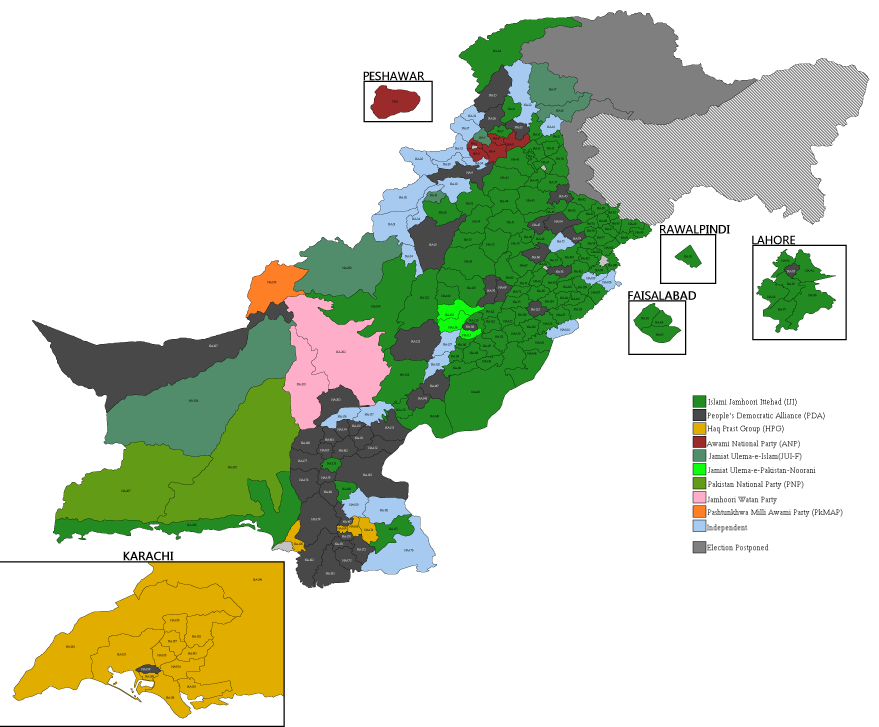
#> input picture data/sources/Pakistan_General_election_1990.png, 3516 x 2908 px, found by its file name (shown at 1/4 size); its folder holds only this picture in this run
$ python audit_207_identity.py
#> lines starting #> are read from the running program, lines starting #| are printed output that depends on the picture; after the words box and inside, x2 and y2 are one past the last pixel; in counts of white or black regions, pixels touching at a corner belong together
### scripts/digitise/map_labels.py
#!/usr/bin/env python3
"""
Read the NA labels printed on the labelled Commons election maps (1990, 1993,
1997) exactly, without OCR.

The labels are set in a 9-px bitmap font of 13 glyphs (N, A, hyphen, 0-9) with
1-px strokes, and every glyph is a separate ink component, so each one is
looked up in a table. This reads all 210 labels on each of the three maps;
NA-39 wraps onto two lines and is joined.

    from map_labels import read_labels
    words = read_labels(rgb_array)   # [{'na', 'text', 'bbox', 'cx', 'cy'}, ...]
"""
import re
import numpy as np
from scipy import ndimage

# 9 px tall, 1 px strokes. Identical on the 1990, 1993 and 1997 maps.
FONT = {
    'N': ['##...###', '.#....#.', '.##...#.', '.#.#..#.', '.#..#.#.', '.#..#.#.', '.#...##.', '.#....#.', '###...#.'],
    'A': ['....#....', '....#....', '...#.#...', '...#.#...', '..#...#..', '..#####..', '.#.....#.', '.#.....#.', '###...###'],
    '-': ['##'],
    '1': ['.#.', '##.', '.#.', '.#.', '.#.', '.#.', '.#.', '.#.', '###'],
    '2': ['.###.', '#...#', '....#', '....#', '...#.', '...#.', '..#..', '.#..#', '#####'],
    '3': ['.###.', '#...#', '....#', '...#.', '..##.', '....#', '....#', '....#', '####.'],
    '4': ['....#.', '...##.', '..#.#.', '..#.#.', '.#..#.', '#...#.', '######', '....#.', '....#.'],
    '5': ['..###', '..#..', '.##..', '...#.', '....#', '....#', '....#', '...#.', '###..'],
    '6': ['..###', '.#...', '#....', '#.##.', '##..#', '#...#', '#...#', '#...#', '.###.'],
    '7': ['#####', '#...#', '...#.', '...#.', '...#.', '..#..', '..#..', '..#..', '.#...'],
    '8': ['.###.', '#...#', '#...#', '.#.#.', '..#..', '.#.#.', '#...#', '#...#', '.###.'],
    '9': ['.###.', '#...#', '#...#', '#...#', '#...#', '.####', '...#.', '..#..', '##...'],
    '0': ['.###.', '#...#', '#...#', '#...#', '#...#', '#...#', '#...#', '#...#', '.###.'],
}
_GLYPH = {}
for ch, rows in FONT.items():
    bm = np.array([[c == '#' for c in r] for r in rows])
    _GLYPH[(bm.shape, bm.tobytes())] = ch


# [41 lines left out: function read_labels, not called in this run]

### scripts/digitise/read_labelled_map.py
#!/usr/bin/env python3
"""
Segment a labelled Commons election map into constituency regions, then OCR the
NA number printed inside each one.

Regions are flat-filled and separated by dark borders, so connected components
of near-uniform colour give the constituencies. The printed label is the join
key, so no georeferencing is needed to compare against our own results.
"""
import sys, re, json, collections
import numpy as np
from PIL import Image
from scipy import ndimage
import pytesseract

DARK = 200          # sum(rgb) below this is border / text / background

def quantise(a, step=24):
    return (a.astype(int) // step * step).astype(np.uint8)

def segment(path, min_area=160):
    im = Image.open(path).convert('RGB')
    a = np.asarray(im)
    H, W = a.shape[:2]
    lum = a.astype(int).sum(2)
    ink = lum < DARK                      # borders, text, black background
    q = quantise(a)
    key = (q[:, :, 0].astype(np.int32) << 16) | (q[:, :, 1].astype(np.int32) << 8) | q[:, :, 2]
    key[ink] = -1

    regions = []
    for colour in np.unique(key):
        if colour < 0: continue
        m = key == colour
        if m.sum() < min_area: continue
        lab, n = ndimage.label(m)
        for i, sl in enumerate(ndimage.find_objects(lab), start=1):
            comp = (lab[sl] == i)
            area = int(comp.sum())
            if area < min_area: continue
            ys, xs = sl
            cols = a[sl][comp]
            regions.append({'bbox': (xs.start, ys.start, xs.stop, ys.stop),
                            'area': area, 'mask_slice': sl, 'comp': comp,
                            'fill': np.median(cols, axis=0).astype(int)})
    return im, a, ink, regions

# [62 lines left out: functions ocr_region, main, not called in this run]

# [2 lines that do not run on import are left out]

### scripts/boundaries/audit_207_identity.py
#!/usr/bin/env python3
"""
Check the seat numbers of the 207-seat layer against the NA labels printed on
the Commons maps it was traced from.

Each seat of the merged trace (na_207seat_1985-1997_traced.geojson, the input
to tessellate_207.py) is one region of the 1990, 1993 or 1997 map. In the
shipped pipeline (trace_commons_full.py) the number on that region came from
tesseract or, where tesseract read nothing usable, from elimination or
north-to-south pairing inside the district. The labels are set in a 13-glyph
bitmap font, so scripts/digitise/map_labels.py reads every one exactly. This
script finds the region each seat was traced from and compares.

Linking a shipped seat to its region needs no new fitting:

  main map  the shipped quadratic warp is cached (data/wip/trace/
            ge<year>_poly.npy). A region is the seat's source if its outline,
            traced and warped as trace_commons_full.py does it, matches the
            seat's merged geometry (IoU >= 0.9; all links come out at 1.000).
  boxes     the shipped inset affines were not saved, so each box's affine is
            recovered from its tesseract-labelled regions in the committed
            na_traced2_<year>.geojson (outline centroid -> feature centroid,
            least squares) and used the same way. The Peshawar and Rawalpindi
            boxes hold one seat each and are linked by their label.
  cities    a layer built by fix_207seat_identity.py draws the seats of Lahore,
            Faisalabad, Peshawar and Rawalpindi through city_frames instead (a
            fit of each district's drawing to the district); its seats there
            are linked, and its labels placed, through those frames.

The three maps are one drawing: every uniquely printed label sits at the same
pixel offset from its 1993 position (reported in the summary), so a region can
be read on all three maps. Each seat then gets three tests:

  printed   the label printed in its source region
  colour    the region's fill on the 1990, 1993 and 1997 maps, as a party (key:
            the modal recorded winner among exactly-labelled regions of that
            fill), against the winners of the seat's number and of the printed
            one. A year counts only where those two winners differ.
  district  share of the region, placed by the shipped transform, inside the
            districts each number's name implies (xwalk_207map.json), on the
            2023 district layer; names it lacks fall back to districts_2015.

The colour test confirms which region a printed label belongs to (the map's
author coloured each region by its label); only the district test is
independent of the map's own labelling, and it carries the warp's error
(median ~4.7 km).

The summary also places every printed label in the tessellated layer with the
shipped transform and reports which seat it lands in.

    python3 scripts/boundaries/audit_207_identity.py [--merged M --layer L]
                                                     [--crops [--compare L2]]

Writes seats_207.csv, regions_<year>.csv and summary.json to data/wip/identity
(--out), and with --crops one figure per group of disputed seats.
"""
import os, sys, csv, json, collections, argparse
_here = os.path.dirname(os.path.abspath(__file__))
for _g in ('digitise', 'boundaries'):
    sys.path.insert(0, os.path.join(_here, '..', _g))
import numpy as np
import cv2
from PIL import Image
from scipy import ndimage
from shapely.geometry import shape, Point, Polygon
from shapely.ops import unary_union
from shapely.validation import make_valid
import read_labelled_map as RL
import georef_refine as GR
import build_reconstructed_geometry as brg
import inset_transforms as IT
from map_labels import read_labels

OUT = 'data/wip/identity'
BASE_YEAR = '1993'
YEARS = ('1990', '1993', '1997')
MERGED = 'data/boundaries/na_207seat_1985-1997_traced.geojson'
LAYER = 'data/boundaries/na_207seat_1985-1997_tessellated.geojson'
XWALK = 'data/wip/trace/xwalk_207map.json'
KM = 105.0
# the results files call the 1990 PPP-led alliance by either name
ALIAS = {'1990': {'PPP': 'PDA'}}
# xwalk_207map.json uses the 2015 district names; the 2023 layer renamed or
# split some. Names not listed and not in the 2023 layer fall back to 2015.
D23 = {'Bajaur Agency': ['Bajaur'], 'Batagram': ['Battagram'], 'Chaghi': ['Chagai'],
       'Chitral': ['Lower Chitral', 'Upper Chitral'], 'Khyber Agency': ['Khyber'],
       'Kohistan': ['Lower Kohistan', 'Upper Kohistan', 'Kolai Palas Kohistan'],
       'Kurram Agency': ['Kurram'], 'Mohmand Agency': ['Mohmand'], 'Orakzai Agency': ['Orakzai'],
       'North Waziristan Agency': ['North Waziristan'], 'South Waziristan Agency': ['South Waziristan'],
       'Tor Ghar': ['Torghar'], 'Kambar-Shahdadkot': ['Qambar Shahdadkot'],
       'Karachi': ['Karachi Central', 'Karachi East', 'Karachi South', 'Karachi West', 'Korangi', 'Malir'],
       'Mirpurkhas': ['Mirpur Khas'], 'Naushehro Feroze': ['Naushahro Feroze'], 'Sajawal': ['Sujawal'],
       'Tando Allah Yar': ['Tando Allahyar'], 'Musakhail': ['Musakhel'],
       # 2023 districts carved out of a 2015 one
       'Muzaffargarh': ['Muzaffargarh', 'Kot Addu'], 'Dera Ghazi Khan': ['Dera Ghazi Khan', 'Taunsa'],
       'Gujranwala': ['Gujranwala', 'Wazirabad'], 'Loralai': ['Loralai', 'Duki'],
       'Killa Abdullah': ['Killa Abdullah', 'Chaman']}


# ---- pixel side ----------------------------------------------------------------
def rkey(r):
    return ','.join(map(str, r['bbox'])) + ':' + str(r['area'])


# [49 lines left out: functions land_components, pixel_polygon, deep_point, warp_geom, trace_region, not called in this run]


def iou(a, b):
    u = a.union(b).area
    return a.intersection(b).area / u if u else 0.0


# [7 lines left out: function results, not called in this run]


def audit_map(year):
    path = f'data/sources/Pakistan_General_election_{year}.png'
    a = np.asarray(Image.open(path).convert('RGB')).astype(int)
    H, W = a.shape[:2]
    _, _, _, regions = RL.segment(path)
    cache = json.load(open(f'data/wip/trace/labels_{year}.json'))
    lab, main_cid = land_components(a)
    rid = np.full((H, W), -1, np.int32)
    for i, r in enumerate(regions):
        x0, y0, x1, y1 = r['bbox']
        rid[y0:y1, x0:x1][r['comp']] = i
        r['i'], r['key'] = i, rkey(r)
        r['ocr'] = cache.get(r['key'])
        sub = lab[y0:y1, x0:x1][r['comp']]
        sub = sub[sub > 0]
        r['cid'] = int(np.bincount(sub).argmax()) if len(sub) else 0
        r['main'] = r['cid'] == main_cid
        r['hex'] = '#%02x%02x%02x' % tuple(int(v) for v in r['fill'])
        r['exact'], r['words'] = [], []

    # exact labels, each attached to the region most of the pixels around it belong to
    words = [w for w in read_labels(a) if w['na']]
    for w in words:
        x0, y0, x1, y1 = w['bbox']
        win = rid[max(0, y0 - 3):y1 + 3, max(0, x0 - 3):x1 + 3]
        v = win[win >= 0]
        w['rid'] = int(np.bincount(v).argmax()) if len(v) else -1
        w['share'] = float((v == w['rid']).mean()) if len(v) else 0.0
        if w['rid'] >= 0:
            regions[w['rid']]['exact'].append(w['na'])
            regions[w['rid']]['words'].append(w)

    # colour key for this map: modal recorded winner among exactly-labelled regions
    res = results(year)
    byc = collections.defaultdict(collections.Counter)
    for r in regions:
        for na in set(r['exact']):
            if res.get(na, {}).get('party'):
                byc[r['hex']][res[na]['party']] += 1
    key = {hx: c.most_common(1)[0][0] for hx, c in byc.items()}

    # link regions to the committed traced features of this map
    traced = json.load(open(f'data/wip/trace/na_traced2_{year}.geojson'))['features']
    tg = [(f['properties'], shape(f['geometry']).buffer(0)) for f in traced]
    tby = {p['na']: (p, g) for p, g in tg}
    coef = np.load(f'data/wip/trace/ge{year}_poly.npy')
    warps = {main_cid: lambda P: GR.forward(np.atleast_2d(np.asarray(P, float)), coef, 2)}
    ocr_best = {}
    for r in regions:
        if r['ocr'] and (r['ocr'] not in ocr_best or r['area'] > ocr_best[r['ocr']]['area']):
            ocr_best[r['ocr']] = r
    pairs = collections.defaultdict(list)
    for na, r in ocr_best.items():
        if r['main'] or na not in tby or not tby[na][0].get('inset'):
            continue
        pp = pixel_polygon(r)
        if pp is not None:
            c = tby[na][1].centroid
            pairs[r['cid']].append((pp.centroid.x, pp.centroid.y, c.x, c.y))
    for cid, P in pairs.items():
        if len(P) < 3:
            continue
        P = np.array(P)
        A, *_ = np.linalg.lstsq(np.column_stack([P[:, :2], np.ones(len(P))]), P[:, 2:], rcond=None)
        warps[cid] = (lambda A: lambda Q: np.column_stack(
            [np.atleast_2d(np.asarray(Q, float)), np.ones(len(np.atleast_2d(Q)))]) @ A)(A)
    for r in regions:
        r['ll'] = r['link'] = r['link_iou'] = None
        w = warps.get(r['cid'])
        if w is None:
            continue
        r['ll'] = w(deep_point(r))[0]
        pt = Point(*r['ll'])
        hit = [(p, g) for p, g in tg if bool(p.get('inset')) == (not r['main']) and g.contains(pt)]
        pp = pixel_polygon(r)
        if hit and pp is not None:
            r['link_iou'] = round(iou(warp_geom(pp, w), hit[0][1]), 3)
            if r['link_iou'] >= 0.9:
                r['link'] = hit[0][0]['na']
    for p, g in tg:
        if not p.get('inset') or any(r['link'] == p['na'] for r in regions):
            continue
        r = ocr_best.get(p['na'])
        if r is not None and not r['main'] and r['hex'] == p['hex'] and r['cid'] not in warps:
            r['link'] = p['na']
    unlinked = sorted({p['na'] for p, _ in tg} - {r['link'] for r in regions if r['link']},
                      key=lambda s: int(s[3:]))
    return {'year': year, 'a': a, 'rid': rid, 'regions': regions, 'words': words, 'key': key,
            'res': res, 'warps': warps, 'main_cid': main_cid, 'unlinked': unlinked, 'traced': tby}


# [159 lines left out: functions offsets, fill_on, transform_of, label_test, label_score, district_layer and 1 more, not called in this run]


def load_maps():
    maps = {y: audit_map(y) for y in YEARS}
#> in segment, `lum = a.astype(int).sum(2)`:
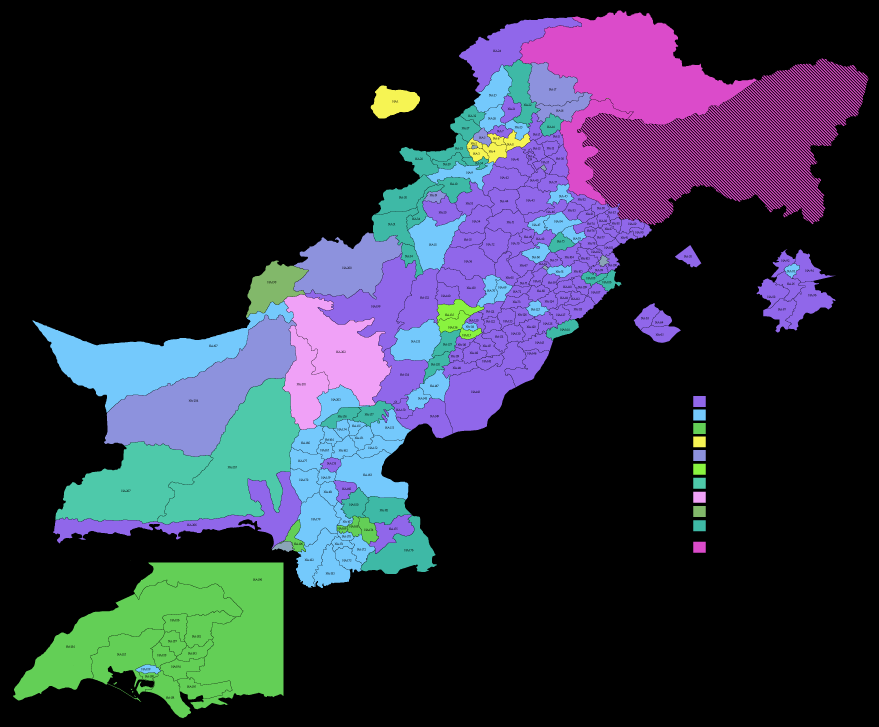
#> lum: shape (2908, 3516) int64 (shown at 1/4 size); 19 distinct labels, from 0 to 675; one colour per label, 0 black
#> in segment, `ink = lum < DARK`:
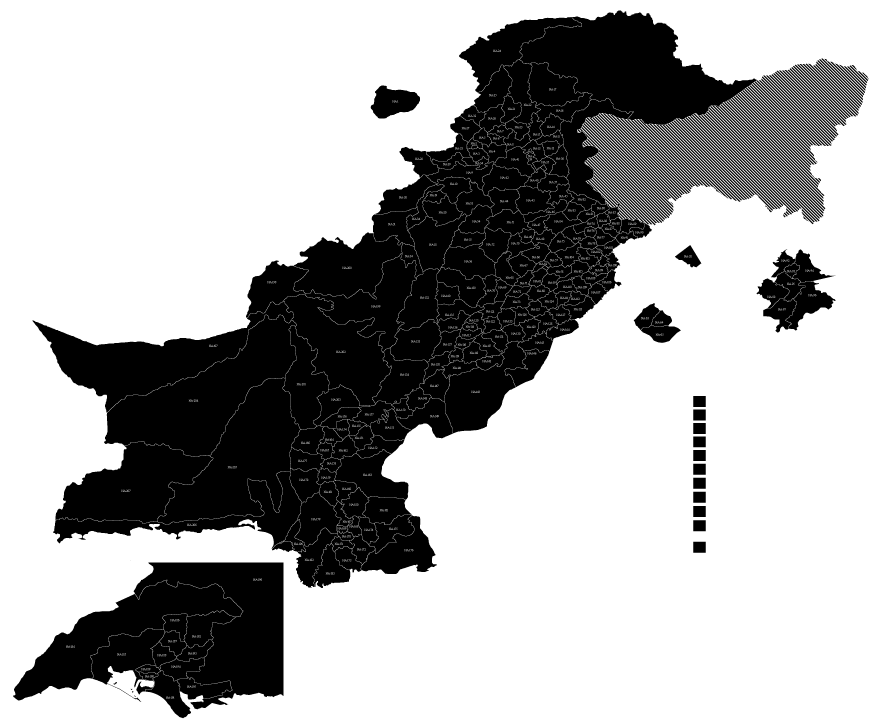
#> ink: shape (2908, 3516) bool (shown at 1/4 size); 68.3% white; 384 black regions (15 under 20 px), largest, box (x1, y1, x2, y2) and area: (52, 2250, 1134, 2837) 311579, (2079, 42, 3029, 499) 218389, (213, 1766, 1206, 2196) 183521
#> in quantise, `return (a.astype(int) // step * step).astype(np.uint8)`:
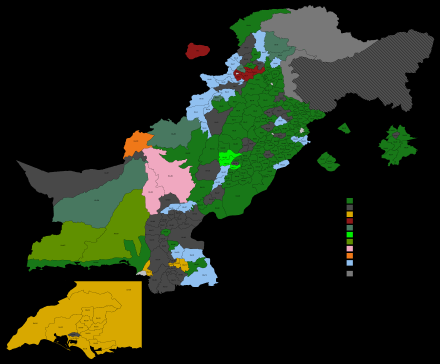
#> returned value: shape (2908, 3516, 3) (shown at 1/8 size); mean of channels 0, 1, 2 32.5, 40.4, 21.8; drawn as R, G, B
#> in segment, `key = (q[:, :, 0].astype(np.int32) << 16) | (q[:, :, 1].astype(np.int3..`:
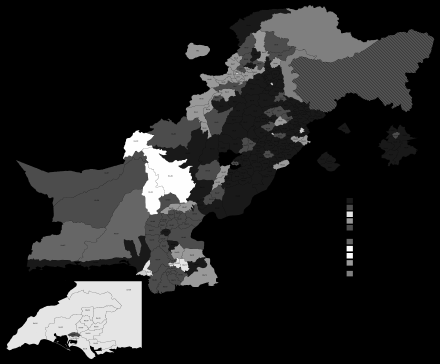
#> key: shape (2908, 3516) int32 (shown at 1/8 size); min 0, max 15790080, mean 2138535.7; drawn with min black and max white
#> the loop in segment, `for colour in np.unique(key):` made 18 passes
#> (colour, n) on passes 2, 3, 5, 6, 7, 8, 9, 10: (61440, 8), (1603608, 337), (4737096, 136), (4749408, 19), (6328320, 7), (7895160, 207), (9443352, 17), (9486576, 74)
#> pass 3, in segment, `lab, n = ndimage.label(m)`:
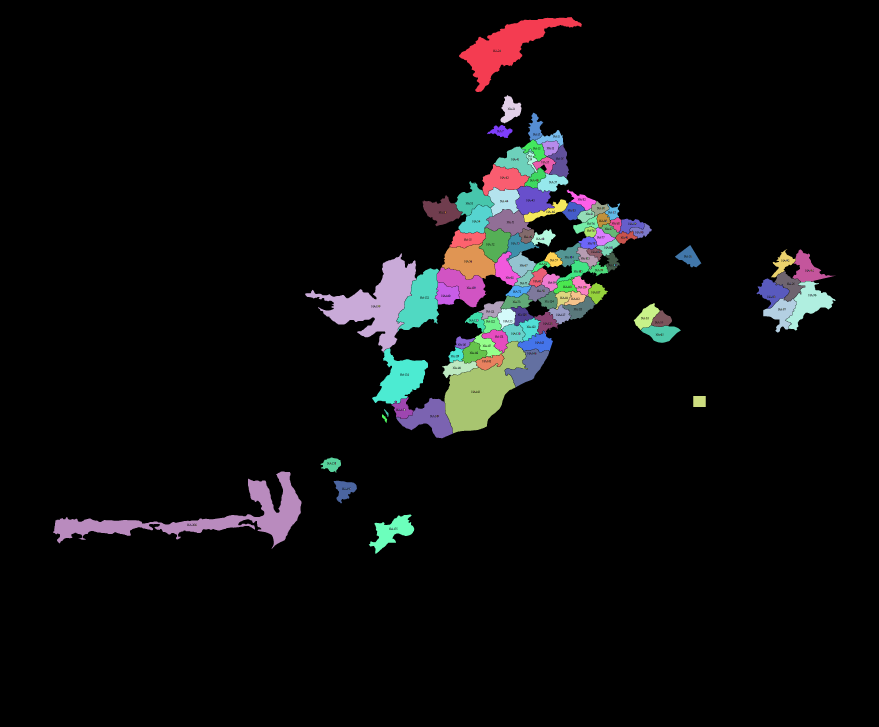
#> lab: shape (2908, 3516) int32 (shown at 1/4 size); 338 distinct labels, from 0 to 337; one colour per label, 0 black
#> after the loop in segment, `for colour in np.unique(key):`:
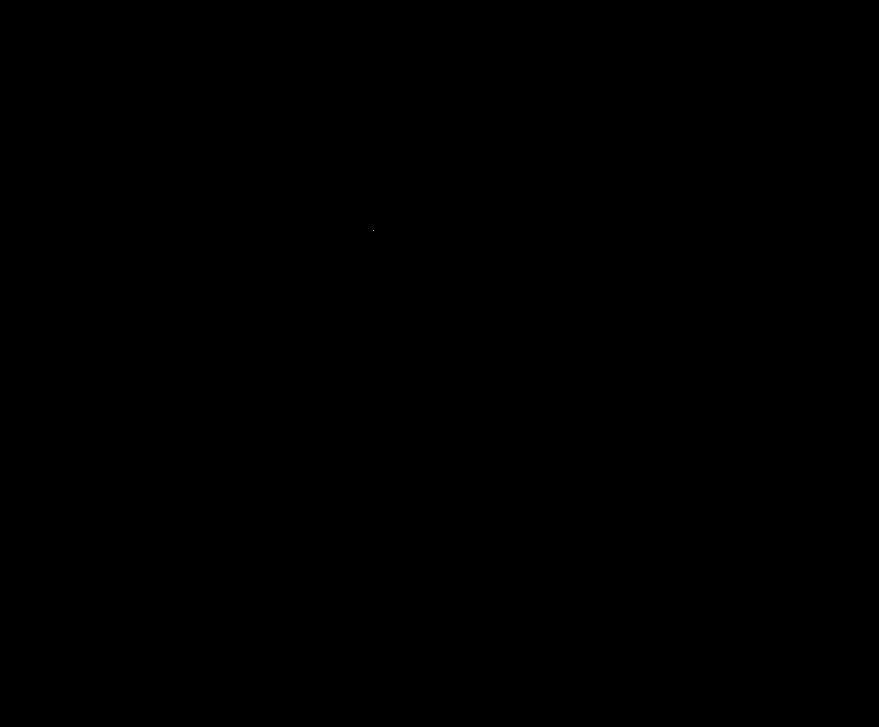
#> m: shape (2908, 3516) bool (shown at 1/4 size); 0% white in thin lines or dots, all inside (x1, y1, x2, y2) = (1492, 920, 1495, 922)
#> after the loop in segment, `for colour in np.unique(key):`: regions = 366 items
    maps[BASE_YEAR]['city'] = city_frames(maps[BASE_YEAR])
    return maps, offsets(maps)


# [344 lines left out: functions city_trace, source_region, audit, write, write_regions, clusters and 1 more, not called in this run]


# city centres (Wikipedia coordinates), to check where the city seats fall
CENTRES = {'Lahore': (74.3436, 31.5497), 'Faisalabad': (73.0911, 31.4167),
           'Rawalpindi': (73.0333, 33.6000), 'Peshawar': (71.5675, 34.0144)}


# [42 lines left out: function draw_cities, not called in this run]


def main():
    ap = argparse.ArgumentParser(description=__doc__.split('\n\n')[0])
    ap.add_argument('--merged', default=MERGED, help='merged trace (default: %(default)s)')
    ap.add_argument('--layer', default=LAYER, help='layer tessellated from it (default: %(default)s)')
    ap.add_argument('--out', default=OUT)
    ap.add_argument('--crops', action='store_true', help='draw one figure per group of disputed seats')
    ap.add_argument('--compare', help='a second layer to draw beside the audited one in the figures')
    args = ap.parse_args()
    maps, off = load_maps()
    res = audit(maps, off, json.load(open(args.merged))['features'], json.load(open(args.layer))['features'])
    write(res, args.out)
    write_regions(maps, args.out)
    s = res['summary']
    print(json.dumps({k: s[k] for k in ('labels_read', 'traced_features_linked', 'verdicts',
                                        'region_colour_vs_own_winner', 'printed_labels_in_layer')}, indent=1))
    for r in res['rows']:
        if r['na'] in s['disagreements']:
            print(f"{r['na']:7} {r['verdict']:24} colour years printed/layer "
                  f"{r['colour_years_for_printed']}/{r['colour_years_for_layer']} | district share "
                  f"{r['district_share_layer']} vs printed {r['district_share_printed']} | "
                  f"region printed {r['na']} drawn as {r['printed_region_used_as']}")
    if args.crops:
        after, after_city = None, False
        if args.compare:
            # the layer to compare with is the current one: it was built in the
            # city frames if the current merged trace was
            after = json.load(open(args.compare))['features']
            after_city = any(source_region(maps, off, f)[1] == 'city' for f in json.load(open(MERGED))['features'])
        for name in draw_clusters(res, f'{args.out}/crops', after, after_city):
            print('wrote', name)
        if after is not None:
            print('wrote', draw_cities(res, f'{args.out}/crops', after, after_city))


if __name__ == '__main__':
#> (the run stopped early here; a loop or call above may not have finished)
